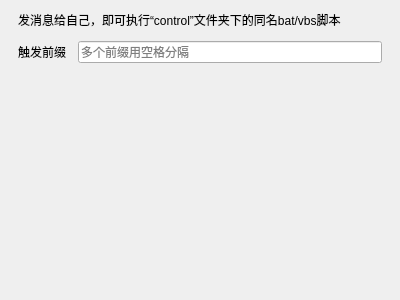
<?xml version="1.0" encoding="UTF-8"?>
<ui version="4.0">
 <class>RemoteControlWidget</class>
 <widget class="QWidget" name="RemoteControlWidget">
  <property name="geometry">
   <rect>
    <x>0</x>
    <y>0</y>
    <width>400</width>
    <height>300</height>
   </rect>
  </property>
  <property name="windowTitle">
   <string>Form</string>
  </property>
  <layout class="QVBoxLayout" name="verticalLayout">
   <property name="spacing">
    <number>12</number>
   </property>
   <property name="leftMargin">
    <number>18</number>
   </property>
   <property name="rightMargin">
    <number>18</number>
   </property>
   <item>
    <widget class="QLabel" name="label">
     <property name="text">
      <string>发消息给自己，即可执行“control”文件夹下的同名bat/vbs脚本</string>
     </property>
    </widget>
   </item>
   <item>
    <layout class="QHBoxLayout" name="horizontalLayout">
     <property name="topMargin">
      <number>0</number>
     </property>
     <item>
      <widget class="QLabel" name="prefixLabel">
       <property name="text">
        <string>触发前缀</string>
       </property>
      </widget>
     </item>
     <item>
      <widget class="QLineEdit" name="prefixEdit">
       <property name="toolTip">
        <string>当有多个设备时，可通过前缀来识别不同的设备
或者进行组合，一口气控制多台设备
多个前缀用空格分隔，满足其中之一即可控制</string>
       </property>
       <property name="placeholderText">
        <string>多个前缀用空格分隔</string>
       </property>
      </widget>
     </item>
    </layout>
   </item>
   <item>
    <spacer name="verticalSpacer">
     <property name="orientation">
      <enum>Qt::Vertical</enum>
     </property>
     <property name="sizeHint" stdset="0">
      <size>
       <width>20</width>
       <height>261</height>
      </size>
     </property>
    </spacer>
   </item>
  </layout>
 </widget>
 <resources/>
 <connections/>
</ui>
